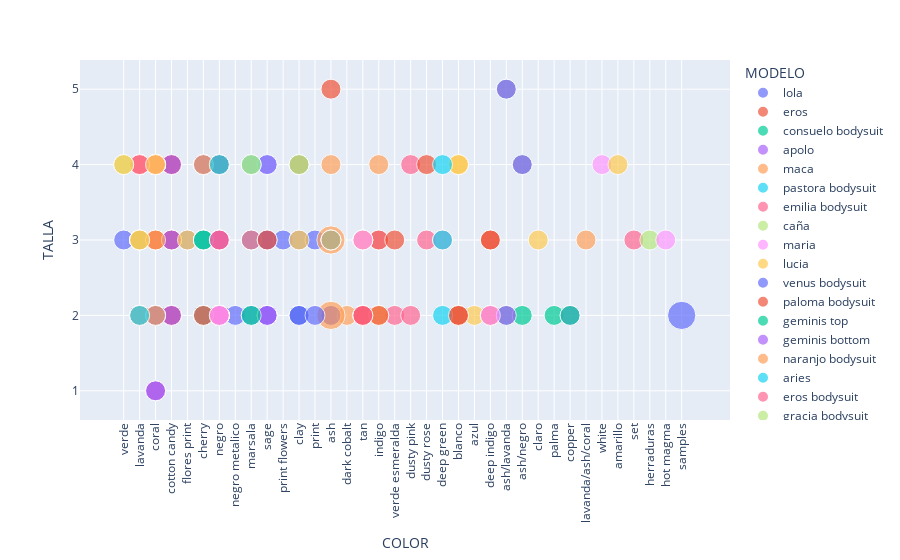

Notebook code for this chart:
### Markdown cell above
# Visualisations

### Code cell
#scatter plot for simultaneous size, model and color

fig = px.scatter(df_salesB2C_2019_replace, x='COLOR', y='TALLA', 
                 color='MODELO',
                 size= 'CANTIDAD',
                )
fig.update_yaxes(tickvals = df_salesB2C_2019_replace['TALLA'].unique(),
                 )

fig.update_xaxes(tickangle=-90)

fig.write_html("sales_global.html")

fig.show()

### Figure 1 — Plotly figure (JSON) as saved in the notebook; plotly's stock layout.template omitted (floating-point values rounded to 4 significant figures)
{"data": [{"hoverlabel": {"namelength": 0}, "hovertemplate": "MODELO=lola<br>COLOR=%{x}<br>TALLA=%{y}<br>CANTIDAD=%{marker.size}", "legendgroup": "lola", "marker": {"color": "#636efa", "size": [1, 1, 1, 1, 1, 1, 1, 1, 1, 1, 1, 1, 1, 1, 1, 1, 1, 1, 1, 1, 1], "sizemode": "area", "sizeref": 0.005, "symbol": "circle"}, "mode": "markers", "name": "lola", "showlegend": true, "type": "scatter", "x": ["verde", "lavanda", "lavanda", "coral", "coral", "cotton candy", "coral", "lavanda", "cotton candy", "flores print", "cherry", "cotton candy", "negro", "cherry", "negro", "negro metalico", "marsala", "sage", "print flowers", "clay", "print"], "xaxis": "x", "y": [3, 3, 4, 2, 2, 2, 4, 2, 4, 3, 3, 3, 4, 3, 2, 2, 2, 3, 3, 3, 3], "yaxis": "y"}, {"hoverlabel": {"namelength": 0}, "hovertemplate": "MODELO=eros<br>COLOR=%{x}<br>TALLA=%{y}<br>CANTIDAD=%{marker.size}", "legendgroup": "eros", "marker": {"color": "#EF553B", "size": [1, 1, 1, 1, 1, 1, 1, 1, 1, 1, 1, 1, 1, 1, 1, 1, 1, 1, 1, 1, 1, 1, 1, 1], "sizemode": "area", "sizeref": 0.005, "symbol": "circle"}, "mode": "markers", "name": "eros", "showlegend": true, "type": "scatter", "x": ["lavanda", "lavanda", "cotton candy", "cotton candy", "lavanda", "coral", "ash", "coral", "coral", "cotton candy", "ash", "coral", "lavanda", "cotton candy", "coral", "cotton candy", "cherry", "cotton candy", "coral", "negro", "coral", "cherry", "coral", "negro"], "xaxis": "x", "y": [2, 4, 4, 2, 4, 3, 5, 3, 2, 2, 2, 4, 3, 4, 4, 3, 3, 3, 4, 4, 2, 3, 1, 2], "yaxis": "y"}, {"hoverlabel": {"namelength": 0}, "hovertemplate": "MODELO=consuelo bodysuit<br>COLOR=%{x}<br>TALLA=%{y}<br>CANTIDAD=%{marker.size}", "legendgroup": "consuelo bodysuit", "marker": {"color": "#00cc96", "size": [1, 1, 1, 1, 1, 1, 1, 1, 1], "sizemode": "area", "sizeref": 0.005, "symbol": "circle"}, "mode": "markers", "name": "consuelo bodysuit", "showlegend": true, "type": "scatter", "x": ["cherry", "negro", "cherry", "cherry", "cherry", "cherry", "negro", "negro", "cherry"], "xaxis": "x", "y": [4, 2, 3, 3, 4, 2, 4, 4, 3], "yaxis": "y"}, {"hoverlabel": {"namelength": 0}, "hovertemplate": "MODELO=apolo<br>COLOR=%{x}<br>TALLA=%{y}<br>CANTIDAD=%{marker.size}", "legendgroup": "apolo", "marker": {"color": "#ab63fa", "size": [1, 1, 1, 1, 1, 1, 1, 1, 1, 1, 1], "sizemode": "area", "sizeref": 0.005, "symbol": "circle"}, "mode": "markers", "name": "apolo", "showlegend": true, "type": "scatter", "x": ["cotton candy", "cotton candy", "ash", "ash", "cherry", "lavanda", "negro", "ash", "cotton candy", "coral", "coral"], "xaxis": "x", "y": [3, 2, 3, 2, 3, 4, 2, 3, 4, 1, 1], "yaxis": "y"}, {"hoverlabel": {"namelength": 0}, "hovertemplate": "MODELO=maca<br>COLOR=%{x}<br>TALLA=%{y}<br>CANTIDAD=%{marker.size}", "legendgroup": "maca", "marker": {"color": "#FFA15A", "size": [1, 1, 1, 1, 1, 1, 1, 1, 1, 1, 1, 1], "sizemode": "area", "sizeref": 0.005, "symbol": "circle"}, "mode": "markers", "name": "maca", "showlegend": true, "type": "scatter", "x": ["dark cobalt", "tan", "negro", "lavanda", "lavanda", "clay", "negro", "sage", "clay", "marsala", "negro", "indigo"], "xaxis": "x", "y": [2, 3, 2, 3, 2, 2, 3, 2, 2, 3, 2, 4], "yaxis": "y"}, {"hoverlabel": {"namelength": 0}, "hovertemplate": "MODELO=pastora bodysuit<br>COLOR=%{x}<br>TALLA=%{y}<br>CANTIDAD=%{marker.size}", "legendgroup": "pastora bodysuit", "marker": {"color": "#19d3f3", "size": [1, 1, 1, 1, 1, 1, 1, 1, 1, 1, 1, 1, 1, 1, 1, 1, 1, 1, 1, 1, 1, 1], "sizemode": "area", "sizeref": 0.005, "symbol": "circle"}, "mode": "markers", "name": "pastora bodysuit", "showlegend": true, "type": "scatter", "x": ["negro", "cherry", "cherry", "clay", "cherry", "cherry", "tan", "negro", "clay", "cherry", "cherry", "cherry", "cherry", "negro", "cherry", "clay", "negro", "cherry", "clay", "marsala", "negro", "negro"], "xaxis": "x", "y": [3, 3, 3, 4, 2, 3, 3, 2, 2, 2, 2, 3, 4, 3, 2, 4, 3, 4, 4, 3, 3, 3], "yaxis": "y"}, {"hoverlabel": {"namelength": 0}, "hovertemplate": "MODELO=emilia bodysuit<br>COLOR=%{x}<br>TALLA=%{y}<br>CANTIDAD=%{marker.size}", "legendgroup": "emilia bodysuit", "marker": {"color": "#FF6692", "size": [1, 1, 1, 1, 1, 1, 1, 1, 1, 1, 1, 1, 1, 1, 1, 1, 1, 1, 1, 1, 1], "sizemode": "area", "sizeref": 0.005, "symbol": "circle"}, "mode": "markers", "name": "emilia bodysuit", "showlegend": true, "type": "scatter", "x": ["coral", "verde esmeralda", "cherry", "sage", "tan", "cherry", "cherry", "cherry", "negro", "cherry", "cherry", "lavanda", "lavanda", "negro", "dusty pink", "dusty rose", "negro", "deep green", "marsala", "dusty pink", "marsala"], "xaxis": "x", "y": [4, 2, 2, 2, 2, 3, 3, 4, 2, 3, 3, 4, 2, 2, 2, 3, 2, 3, 4, 4, 3], "yaxis": "y"}, {"hoverlabel": {"namelength": 0}, "hovertemplate": "MODELO=caña<br>COLOR=%{x}<br>TALLA=%{y}<br>CANTIDAD=%{marker.size}", "legendgroup": "caña", "marker": {"color": "#B6E880", "size": [1], "sizemode": "area", "sizeref": 0.005, "symbol": "circle"}, "mode": "markers", "name": "caña", "showlegend": true, "type": "scatter", "x": ["blanco"], "xaxis": "x", "y": [2], "yaxis": "y"}, {"hoverlabel": {"namelength": 0}, "hovertemplate": "MODELO=maria<br>COLOR=%{x}<br>TALLA=%{y}<br>CANTIDAD=%{marker.size}", "legendgroup": "maria", "marker": {"color": "#FF97FF", "size": [1, 1, 1], "sizemode": "area", "sizeref": 0.005, "symbol": "circle"}, "mode": "markers", "name": "maria", "showlegend": true, "type": "scatter", "x": ["negro", "indigo", "sage"], "xaxis": "x", "y": [3, 3, 4], "yaxis": "y"}, {"hoverlabel": {"namelength": 0}, "hovertemplate": "MODELO=lucia<br>COLOR=%{x}<br>TALLA=%{y}<br>CANTIDAD=%{marker.size}", "legendgroup": "lucia", "marker": {"color": "#FECB52", "size": [1, 1, 1, 1, 1, 1, 1, 1], "sizemode": "area", "sizeref": 0.005, "symbol": "circle"}, "mode": "markers", "name": "lucia", "showlegend": true, "type": "scatter", "x": ["azul", "deep indigo", "clay", "tan", "flores print", "cherry", "indigo", "clay"], "xaxis": "x", "y": [2, 2, 4, 3, 3, 2, 2, 3], "yaxis": "y"}, {"hoverlabel": {"namelength": 0}, "hovertemplate": "MODELO=venus bodysuit<br>COLOR=%{x}<br>TALLA=%{y}<br>CANTIDAD=%{marker.size}", "legendgroup": "venus bodysuit", "marker": {"color": "#636efa", "size": [1, 1, 1, 1], "sizemode": "area", "sizeref": 0.005, "symbol": "circle"}, "mode": "markers", "name": "venus bodysuit", "showlegend": true, "type": "scatter", "x": ["ash", "coral", "coral", "negro"], "xaxis": "x", "y": [2, 2, 2, 2], "yaxis": "y"}, {"hoverlabel": {"namelength": 0}, "hovertemplate": "MODELO=paloma bodysuit<br>COLOR=%{x}<br>TALLA=%{y}<br>CANTIDAD=%{marker.size}", "legendgroup": "paloma bodysuit", "marker": {"color": "#EF553B", "size": [1, 1, 1, 1, 1, 1, 1, 1, 1, 1, 1, 1], "sizemode": "area", "sizeref": 0.005, "symbol": "circle"}, "mode": "markers", "name": "paloma bodysuit", "showlegend": true, "type": "scatter", "x": ["deep indigo", "negro", "tan", "negro", "tan", "deep indigo", "deep indigo", "indigo", "indigo", "dusty rose", "tan", "tan"], "xaxis": "x", "y": [2, 3, 2, 3, 2, 3, 3, 2, 3, 4, 2, 3], "yaxis": "y"}, {"hoverlabel": {"namelength": 0}, "hovertemplate": "MODELO=geminis top<br>COLOR=%{x}<br>TALLA=%{y}<br>CANTIDAD=%{marker.size}", "legendgroup": "geminis top", "marker": {"color": "#00cc96", "size": [1, 1, 1, 1], "sizemode": "area", "sizeref": 0.005, "symbol": "circle"}, "mode": "markers", "name": "geminis top", "showlegend": true, "type": "scatter", "x": ["ash/lavanda", "ash/lavanda", "ash/negro", "ash/negro"], "xaxis": "x", "y": [2, 5, 4, 2], "yaxis": "y"}, {"hoverlabel": {"namelength": 0}, "hovertemplate": "MODELO=geminis bottom<br>COLOR=%{x}<br>TALLA=%{y}<br>CANTIDAD=%{marker.size}", "legendgroup": "geminis bottom", "marker": {"color": "#ab63fa", "size": [1, 1, 1], "sizemode": "area", "sizeref": 0.005, "symbol": "circle"}, "mode": "markers", "name": "geminis bottom", "showlegend": true, "type": "scatter", "x": ["ash/lavanda", "ash/lavanda", "ash/negro"], "xaxis": "x", "y": [2, 5, 4], "yaxis": "y"}, {"hoverlabel": {"namelength": 0}, "hovertemplate": "MODELO=naranjo bodysuit<br>COLOR=%{x}<br>TALLA=%{y}<br>CANTIDAD=%{marker.size}", "legendgroup": "naranjo bodysuit", "marker": {"color": "#FFA15A", "size": [1, 1, 1, 2, 2, 1, 1, 1, 1], "sizemode": "area", "sizeref": 0.005, "symbol": "circle"}, "mode": "markers", "name": "naranjo bodysuit", "showlegend": true, "type": "scatter", "x": ["lavanda", "coral", "coral", "ash", "ash", "ash", "coral", "lavanda", "coral"], "xaxis": "x", "y": [2, 4, 4, 2, 3, 4, 2, 4, 4], "yaxis": "y"}, {"hoverlabel": {"namelength": 0}, "hovertemplate": "MODELO=aries<br>COLOR=%{x}<br>TALLA=%{y}<br>CANTIDAD=%{marker.size}", "legendgroup": "aries", "marker": {"color": "#19d3f3", "size": [1, 1, 1, 1], "sizemode": "area", "sizeref": 0.005, "symbol": "circle"}, "mode": "markers", "name": "aries", "showlegend": true, "type": "scatter", "x": ["cherry", "ash", "lavanda", "ash"], "xaxis": "x", "y": [3, 3, 2, 3], "yaxis": "y"}, {"hoverlabel": {"namelength": 0}, "hovertemplate": "MODELO=eros bodysuit<br>COLOR=%{x}<br>TALLA=%{y}<br>CANTIDAD=%{marker.size}", "legendgroup": "eros bodysuit", "marker": {"color": "#FF6692", "size": [1, 1, 1], "sizemode": "area", "sizeref": 0.005, "symbol": "circle"}, "mode": "markers", "name": "eros bodysuit", "showlegend": true, "type": "scatter", "x": ["coral", "lavanda", "lavanda"], "xaxis": "x", "y": [4, 3, 4], "yaxis": "y"}, {"hoverlabel": {"namelength": 0}, "hovertemplate": "MODELO=gracia bodysuit<br>COLOR=%{x}<br>TALLA=%{y}<br>CANTIDAD=%{marker.size}", "legendgroup": "gracia bodysuit", "marker": {"color": "#B6E880", "size": [1], "sizemode": "area", "sizeref": 0.005, "symbol": "circle"}, "mode": "markers", "name": "gracia bodysuit", "showlegend": true, "type": "scatter", "x": ["lavanda"], "xaxis": "x", "y": [3], "yaxis": "y"}, {"hoverlabel": {"namelength": 0}, "hovertemplate": "MODELO=nina<br>COLOR=%{x}<br>TALLA=%{y}<br>CANTIDAD=%{marker.size}", "legendgroup": "nina", "marker": {"color": "#FF97FF", "size": [1], "sizemode": "area", "sizeref": 0.005, "symbol": "circle"}, "mode": "markers", "name": "nina", "showlegend": true, "type": "scatter", "x": ["deep indigo"], "xaxis": "x", "y": [2], "yaxis": "y"}, {"hoverlabel": {"namelength": 0}, "hovertemplate": "MODELO=caña bottom<br>COLOR=%{x}<br>TALLA=%{y}<br>CANTIDAD=%{marker.size}", "legendgroup": "caña bottom", "marker": {"color": "#FECB52", "size": [1], "sizemode": "area", "sizeref": 0.005, "symbol": "circle"}, "mode": "markers", "name": "caña bottom", "showlegend": true, "type": "scatter", "x": ["claro"], "xaxis": "x", "y": [3], "yaxis": "y"}, {"hoverlabel": {"namelength": 0}, "hovertemplate": "MODELO=candela<br>COLOR=%{x}<br>TALLA=%{y}<br>CANTIDAD=%{marker.size}", "legendgroup": "candela", "marker": {"color": "#636efa", "size": [1, 1, 1, 1, 1, 1, 1, 1, 1], "sizemode": "area", "sizeref": 0.005, "symbol": "circle"}, "mode": "markers", "name": "candela", "showlegend": true, "type": "scatter", "x": ["sage", "sage", "clay", "negro", "negro", "cherry", "clay", "sage", "sage"], "xaxis": "x", "y": [2, 3, 2, 4, 4, 4, 2, 2, 4], "yaxis": "y"}, {"hoverlabel": {"namelength": 0}, "hovertemplate": "MODELO=alma bodysuit<br>COLOR=%{x}<br>TALLA=%{y}<br>CANTIDAD=%{marker.size}", "legendgroup": "alma bodysuit", "marker": {"color": "#EF553B", "size": [1, 1, 1, 1, 1, 1], "sizemode": "area", "sizeref": 0.005, "symbol": "circle"}, "mode": "markers", "name": "alma bodysuit", "showlegend": true, "type": "scatter", "x": ["negro", "negro", "negro", "negro", "cherry", "blanco"], "xaxis": "x", "y": [3, 2, 4, 2, 3, 2], "yaxis": "y"}, {"hoverlabel": {"namelength": 0}, "hovertemplate": "MODELO=barreto bodysuit<br>COLOR=%{x}<br>TALLA=%{y}<br>CANTIDAD=%{marker.size}", "legendgroup": "barreto bodysuit", "marker": {"color": "#00cc96", "size": [1], "sizemode": "area", "sizeref": 0.005, "symbol": "circle"}, "mode": "markers", "name": "barreto bodysuit", "showlegend": true, "type": "scatter", "x": ["palma"], "xaxis": "x", "y": [2], "yaxis": "y"}, {"hoverlabel": {"namelength": 0}, "hovertemplate": "MODELO=maria bottom<br>COLOR=%{x}<br>TALLA=%{y}<br>CANTIDAD=%{marker.size}", "legendgroup": "maria bottom", "marker": {"color": "#ab63fa", "size": [1, 1], "sizemode": "area", "sizeref": 0.005, "symbol": "circle"}, "mode": "markers", "name": "maria bottom", "showlegend": true, "type": "scatter", "x": ["sage", "copper"], "xaxis": "x", "y": [2, 2], "yaxis": "y"}, {"hoverlabel": {"namelength": 0}, "hovertemplate": "MODELO=3gracias bodysuit<br>COLOR=%{x}<br>TALLA=%{y}<br>CANTIDAD=%{marker.size}", "legendgroup": "3gracias bodysuit", "marker": {"color": "#FFA15A", "size": [1], "sizemode": "area", "sizeref": 0.005, "symbol": "circle"}, "mode": "markers", "name": "3gracias bodysuit", "showlegend": true, "type": "scatter", "x": ["lavanda/ash/coral"], "xaxis": "x", "y": [3], "yaxis": "y"}, {"hoverlabel": {"namelength": 0}, "hovertemplate": "MODELO=jeronimo<br>COLOR=%{x}<br>TALLA=%{y}<br>CANTIDAD=%{marker.size}", "legendgroup": "jeronimo", "marker": {"color": "#19d3f3", "size": [1, 1, 1], "sizemode": "area", "sizeref": 0.005, "symbol": "circle"}, "mode": "markers", "name": "jeronimo", "showlegend": true, "type": "scatter", "x": ["negro", "cherry", "deep green"], "xaxis": "x", "y": [4, 3, 3], "yaxis": "y"}, {"hoverlabel": {"namelength": 0}, "hovertemplate": "MODELO=alma<br>COLOR=%{x}<br>TALLA=%{y}<br>CANTIDAD=%{marker.size}", "legendgroup": "alma", "marker": {"color": "#FF6692", "size": [1], "sizemode": "area", "sizeref": 0.005, "symbol": "circle"}, "mode": "markers", "name": "alma", "showlegend": true, "type": "scatter", "x": ["tan"], "xaxis": "x", "y": [2], "yaxis": "y"}, {"hoverlabel": {"namelength": 0}, "hovertemplate": "MODELO=marcelo  bodysuit<br>COLOR=%{x}<br>TALLA=%{y}<br>CANTIDAD=%{marker.size}", "legendgroup": "marcelo  bodysuit", "marker": {"color": "#B6E880", "size": [1], "sizemode": "area", "sizeref": 0.005, "symbol": "circle"}, "mode": "markers", "name": "marcelo  bodysuit", "showlegend": true, "type": "scatter", "x": ["verde"], "xaxis": "x", "y": [4], "yaxis": "y"}, {"hoverlabel": {"namelength": 0}, "hovertemplate": "MODELO=caña top<br>COLOR=%{x}<br>TALLA=%{y}<br>CANTIDAD=%{marker.size}", "legendgroup": "caña top", "marker": {"color": "#FF97FF", "size": [1], "sizemode": "area", "sizeref": 0.005, "symbol": "circle"}, "mode": "markers", "name": "caña top", "showlegend": true, "type": "scatter", "x": ["white"], "xaxis": "x", "y": [4], "yaxis": "y"}, {"hoverlabel": {"namelength": 0}, "hovertemplate": "MODELO=marcelo bodysuit<br>COLOR=%{x}<br>TALLA=%{y}<br>CANTIDAD=%{marker.size}", "legendgroup": "marcelo bodysuit", "marker": {"color": "#FECB52", "size": [1, 1], "sizemode": "area", "sizeref": 0.005, "symbol": "circle"}, "mode": "markers", "name": "marcelo bodysuit", "showlegend": true, "type": "scatter", "x": ["verde", "amarillo"], "xaxis": "x", "y": [4, 4], "yaxis": "y"}, {"hoverlabel": {"namelength": 0}, "hovertemplate": "MODELO=palma bodysuit<br>COLOR=%{x}<br>TALLA=%{y}<br>CANTIDAD=%{marker.size}", "legendgroup": "palma bodysuit", "marker": {"color": "#636efa", "size": [1], "sizemode": "area", "sizeref": 0.005, "symbol": "circle"}, "mode": "markers", "name": "palma bodysuit", "showlegend": true, "type": "scatter", "x": ["negro"], "xaxis": "x", "y": [4], "yaxis": "y"}, {"hoverlabel": {"namelength": 0}, "hovertemplate": "MODELO=olivia bodysuit<br>COLOR=%{x}<br>TALLA=%{y}<br>CANTIDAD=%{marker.size}", "legendgroup": "olivia bodysuit", "marker": {"color": "#EF553B", "size": [1, 1], "sizemode": "area", "sizeref": 0.005, "symbol": "circle"}, "mode": "markers", "name": "olivia bodysuit", "showlegend": true, "type": "scatter", "x": ["negro", "verde esmeralda"], "xaxis": "x", "y": [4, 3], "yaxis": "y"}, {"hoverlabel": {"namelength": 0}, "hovertemplate": "MODELO=maria top<br>COLOR=%{x}<br>TALLA=%{y}<br>CANTIDAD=%{marker.size}", "legendgroup": "maria top", "marker": {"color": "#00cc96", "size": [1, 1], "sizemode": "area", "sizeref": 0.005, "symbol": "circle"}, "mode": "markers", "name": "maria top", "showlegend": true, "type": "scatter", "x": ["copper", "cherry"], "xaxis": "x", "y": [2, 3], "yaxis": "y"}, {"hoverlabel": {"namelength": 0}, "hovertemplate": "MODELO=leo bottom<br>COLOR=%{x}<br>TALLA=%{y}<br>CANTIDAD=%{marker.size}", "legendgroup": "leo bottom", "marker": {"color": "#ab63fa", "size": [1], "sizemode": "area", "sizeref": 0.005, "symbol": "circle"}, "mode": "markers", "name": "leo bottom", "showlegend": true, "type": "scatter", "x": ["negro"], "xaxis": "x", "y": [2], "yaxis": "y"}, {"hoverlabel": {"namelength": 0}, "hovertemplate": "MODELO=maca bottom<br>COLOR=%{x}<br>TALLA=%{y}<br>CANTIDAD=%{marker.size}", "legendgroup": "maca bottom", "marker": {"color": "#FFA15A", "size": [1, 1, 1], "sizemode": "area", "sizeref": 0.005, "symbol": "circle"}, "mode": "markers", "name": "maca bottom", "showlegend": true, "type": "scatter", "x": ["coral", "ash", "tan"], "xaxis": "x", "y": [3, 3, 3], "yaxis": "y"}, {"hoverlabel": {"namelength": 0}, "hovertemplate": "MODELO=lola bottom<br>COLOR=%{x}<br>TALLA=%{y}<br>CANTIDAD=%{marker.size}", "legendgroup": "lola bottom", "marker": {"color": "#19d3f3", "size": [1], "sizemode": "area", "sizeref": 0.005, "symbol": "circle"}, "mode": "markers", "name": "lola bottom", "showlegend": true, "type": "scatter", "x": ["cherry"], "xaxis": "x", "y": [2], "yaxis": "y"}, {"hoverlabel": {"namelength": 0}, "hovertemplate": "MODELO=milo bodysuit<br>COLOR=%{x}<br>TALLA=%{y}<br>CANTIDAD=%{marker.size}", "legendgroup": "milo bodysuit", "marker": {"color": "#FF6692", "size": [1], "sizemode": "area", "sizeref": 0.005, "symbol": "circle"}, "mode": "markers", "name": "milo bodysuit", "showlegend": true, "type": "scatter", "x": ["set"], "xaxis": "x", "y": [3], "yaxis": "y"}, {"hoverlabel": {"namelength": 0}, "hovertemplate": "MODELO=milo  bodysuit<br>COLOR=%{x}<br>TALLA=%{y}<br>CANTIDAD=%{marker.size}", "legendgroup": "milo  bodysuit", "marker": {"color": "#B6E880", "size": [1], "sizemode": "area", "sizeref": 0.005, "symbol": "circle"}, "mode": "markers", "name": "milo  bodysuit", "showlegend": true, "type": "scatter", "x": ["herraduras"], "xaxis": "x", "y": [3], "yaxis": "y"}, {"hoverlabel": {"namelength": 0}, "hovertemplate": "MODELO=mara<br>COLOR=%{x}<br>TALLA=%{y}<br>CANTIDAD=%{marker.size}", "legendgroup": "mara", "marker": {"color": "#FF97FF", "size": [1, 1], "sizemode": "area", "sizeref": 0.005, "symbol": "circle"}, "mode": "markers", "name": "mara", "showlegend": true, "type": "scatter", "x": ["tan", "hot magma"], "xaxis": "x", "y": [3, 3], "yaxis": "y"}, {"hoverlabel": {"namelength": 0}, "hovertemplate": "MODELO=caña bodysuit<br>COLOR=%{x}<br>TALLA=%{y}<br>CANTIDAD=%{marker.size}", "legendgroup": "caña bodysuit", "marker": {"color": "#FECB52", "size": [1, 1], "sizemode": "area", "sizeref": 0.005, "symbol": "circle"}, "mode": "markers", "name": "caña bodysuit", "showlegend": true, "type": "scatter", "x": ["blanco", "blanco"], "xaxis": "x", "y": [4, 4], "yaxis": "y"}, {"hoverlabel": {"namelength": 0}, "hovertemplate": "MODELO=bodysuit<br>COLOR=%{x}<br>TALLA=%{y}<br>CANTIDAD=%{marker.size}", "legendgroup": "bodysuit", "marker": {"color": "#636efa", "size": [2], "sizemode": "area", "sizeref": 0.005, "symbol": "circle"}, "mode": "markers", "name": "bodysuit", "showlegend": true, "type": "scatter", "x": ["samples"], "xaxis": "x", "y": [2], "yaxis": "y"}, {"hoverlabel": {"namelength": 0}, "hovertemplate": "MODELO=dolores<br>COLOR=%{x}<br>TALLA=%{y}<br>CANTIDAD=%{marker.size}", "legendgroup": "dolores", "marker": {"color": "#EF553B", "size": [1, 1], "sizemode": "area", "sizeref": 0.005, "symbol": "circle"}, "mode": "markers", "name": "dolores", "showlegend": true, "type": "scatter", "x": ["cherry", "sage"], "xaxis": "x", "y": [2, 3], "yaxis": "y"}, {"hoverlabel": {"namelength": 0}, "hovertemplate": "MODELO=top milo<br>COLOR=%{x}<br>TALLA=%{y}<br>CANTIDAD=%{marker.size}", "legendgroup": "top milo", "marker": {"color": "#00cc96", "size": [1], "sizemode": "area", "sizeref": 0.005, "symbol": "circle"}, "mode": "markers", "name": "top milo", "showlegend": true, "type": "scatter", "x": ["marsala"], "xaxis": "x", "y": [2], "yaxis": "y"}, {"hoverlabel": {"namelength": 0}, "hovertemplate": "MODELO=sabina<br>COLOR=%{x}<br>TALLA=%{y}<br>CANTIDAD=%{marker.size}", "legendgroup": "sabina", "marker": {"color": "#ab63fa", "size": [1], "sizemode": "area", "sizeref": 0.005, "symbol": "circle"}, "mode": "markers", "name": "sabina", "showlegend": true, "type": "scatter", "x": ["negro"], "xaxis": "x", "y": [3], "yaxis": "y"}, {"hoverlabel": {"namelength": 0}, "hovertemplate": "MODELO=top lucia<br>COLOR=%{x}<br>TALLA=%{y}<br>CANTIDAD=%{marker.size}", "legendgroup": "top lucia", "marker": {"color": "#FFA15A", "size": [1], "sizemode": "area", "sizeref": 0.005, "symbol": "circle"}, "mode": "markers", "name": "top lucia", "showlegend": true, "type": "scatter", "x": ["cherry"], "xaxis": "x", "y": [4], "yaxis": "y"}, {"hoverlabel": {"namelength": 0}, "hovertemplate": "MODELO=libra<br>COLOR=%{x}<br>TALLA=%{y}<br>CANTIDAD=%{marker.size}", "legendgroup": "libra", "marker": {"color": "#19d3f3", "size": [1, 1, 1, 1], "sizemode": "area", "sizeref": 0.005, "symbol": "circle"}, "mode": "markers", "name": "libra", "showlegend": true, "type": "scatter", "x": ["deep green", "deep green", "marsala", "negro"], "xaxis": "x", "y": [4, 2, 4, 4], "yaxis": "y"}, {"hoverlabel": {"namelength": 0}, "hovertemplate": "MODELO=margot<br>COLOR=%{x}<br>TALLA=%{y}<br>CANTIDAD=%{marker.size}", "legendgroup": "margot", "marker": {"color": "#FF6692", "size": [1, 1], "sizemode": "area", "sizeref": 0.005, "symbol": "circle"}, "mode": "markers", "name": "margot", "showlegend": true, "type": "scatter", "x": ["negro", "negro"], "xaxis": "x", "y": [3, 2], "yaxis": "y"}, {"hoverlabel": {"namelength": 0}, "hovertemplate": "MODELO=leandro<br>COLOR=%{x}<br>TALLA=%{y}<br>CANTIDAD=%{marker.size}", "legendgroup": "leandro", "marker": {"color": "#B6E880", "size": [1], "sizemode": "area", "sizeref": 0.005, "symbol": "circle"}, "mode": "markers", "name": "leandro", "showlegend": true, "type": "scatter", "x": ["marsala"], "xaxis": "x", "y": [4], "yaxis": "y"}, {"hoverlabel": {"namelength": 0}, "hovertemplate": "MODELO=leo<br>COLOR=%{x}<br>TALLA=%{y}<br>CANTIDAD=%{marker.size}", "legendgroup": "leo", "marker": {"color": "#FF97FF", "size": [1], "sizemode": "area", "sizeref": 0.005, "symbol": "circle"}, "mode": "markers", "name": "leo", "showlegend": true, "type": "scatter", "x": ["negro"], "xaxis": "x", "y": [2], "yaxis": "y"}, {"hoverlabel": {"namelength": 0}, "hovertemplate": "MODELO=sample<br>COLOR=%{x}<br>TALLA=%{y}<br>CANTIDAD=%{marker.size}", "legendgroup": "sample", "marker": {"color": "#FECB52", "size": [1, 1], "sizemode": "area", "sizeref": 0.005, "symbol": "circle"}, "mode": "markers", "name": "sample", "showlegend": true, "type": "scatter", "x": ["coral", "lavanda"], "xaxis": "x", "y": [4, 3], "yaxis": "y"}, {"hoverlabel": {"namelength": 0}, "hovertemplate": "MODELO= marcelo bodysuit<br>COLOR=%{x}<br>TALLA=%{y}<br>CANTIDAD=%{marker.size}", "legendgroup": " marcelo bodysuit", "marker": {"color": "#636efa", "size": [1], "sizemode": "area", "sizeref": 0.005, "symbol": "circle"}, "mode": "markers", "name": " marcelo bodysuit", "showlegend": true, "type": "scatter", "x": ["print"], "xaxis": "x", "y": [2], "yaxis": "y"}, {"hoverlabel": {"namelength": 0}, "hovertemplate": "MODELO=caña  bodysuit<br>COLOR=%{x}<br>TALLA=%{y}<br>CANTIDAD=%{marker.size}", "legendgroup": "caña  bodysuit", "marker": {"color": "#EF553B", "size": [1], "sizemode": "area", "sizeref": 0.005, "symbol": "circle"}, "mode": "markers", "name": "caña  bodysuit", "showlegend": true, "type": "scatter", "x": ["blanco"], "xaxis": "x", "y": [2], "yaxis": "y"}], "layout": {"legend": {"itemsizing": "constant", "title": {"text": "MODELO"}, "tracegroupgap": 0}, "margin": {"t": 60}, "xaxis": {"anchor": "y", "domain": [0, 1], "tickangle": -90, "title": {"text": "COLOR"}}, "yaxis": {"anchor": "x", "domain": [0, 1], "tickvals": [3, 2, 4, 5, 1], "title": {"text": "TALLA"}}}}
